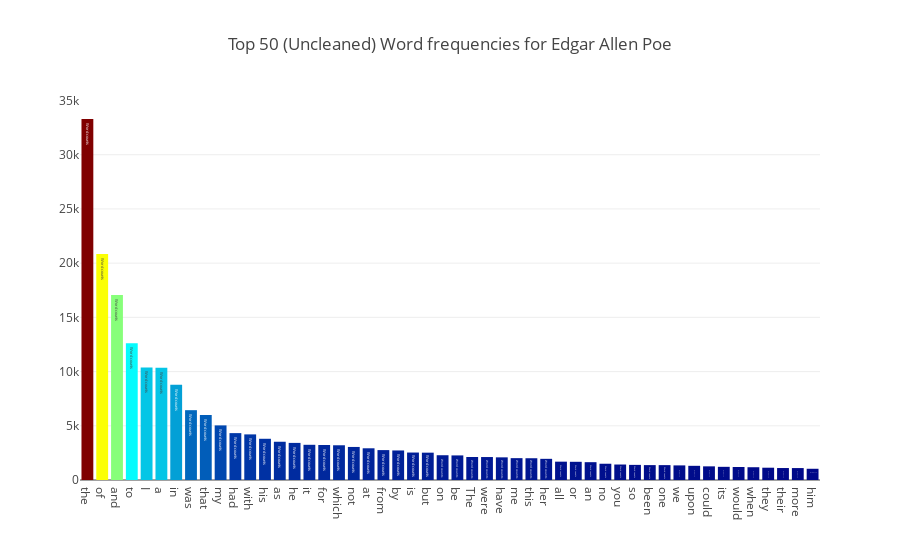

The notebook cell this image was saved under:
### Code cell
data = [go.Bar(
    x = eap_words.index.values[0:50],
    y = eap_words.values[0:50],
    marker = dict(colorscale='Jet',color = eap_words.values[0:100]
                 ),
    text = 'Word counts'
    )]
layout = go.Layout(
title = "Top 50 (Uncleaned) Word frequencies for Edgar Allen Poe")

fig = go.Figure(data = data,layout = layout)

py.iplot(fig, filename='basic_bar')

### Figure 1 — Plotly figure (JSON) as saved in the notebook; plotly's stock layout.template omitted (floating-point values rounded to 4 significant figures)
{"data": [{"marker": {"color": [33296, 20851, 17059, 12615, 10382, 10359, 8787, 6440, 5988, 5037, 4324, 4207, 3802, 3528, 3422, 3247, 3227, 3203, 3048, 2925, 2758, 2725, 2533, 2521, 2285, 2268, 2121, 2118, 2089, 2015, 2007, 1953, 1691, 1679, 1644, 1500, 1428, 1395, 1373, 1372, 1347, 1308, 1259, 1215, 1202, 1178, 1134, 1104, 1100, 1036, 992, 957, 954, 929, 925, 924, 915, 901, 880, 873, 863, 861, 829, 823, 814, 751, 713, 707, 701, 648, 645, 645, 638, 624, 623, 600, 595, 592, 576, 575, 574, 565, 550, 545, 539, 534, 532, 531, 527, 527, 526, 503, 502, 497, 493, 493, 491, 488, 486, 482], "colorscale": "Jet"}, "text": "Word counts", "type": "bar", "x": ["the", "of", "and", "to", "I", "a", "in", "was", "that", "my", "had", "with", "his", "as", "he", "it", "for", "which", "not", "at", "from", "by", "is", "but", "on", "be", "The", "were", "have", "me", "this", "her", "all", "or", "an", "no", "you", "so", "been", "one", "we", "upon", "could", "its", "would", "when", "they", "their", "more", "him"], "y": [33296, 20851, 17059, 12615, 10382, 10359, 8787, 6440, 5988, 5037, 4324, 4207, 3802, 3528, 3422, 3247, 3227, 3203, 3048, 2925, 2758, 2725, 2533, 2521, 2285, 2268, 2121, 2118, 2089, 2015, 2007, 1953, 1691, 1679, 1644, 1500, 1428, 1395, 1373, 1372, 1347, 1308, 1259, 1215, 1202, 1178, 1134, 1104, 1100, 1036]}], "layout": {"title": "Top 50 (Uncleaned) Word frequencies for Edgar Allen Poe"}}
